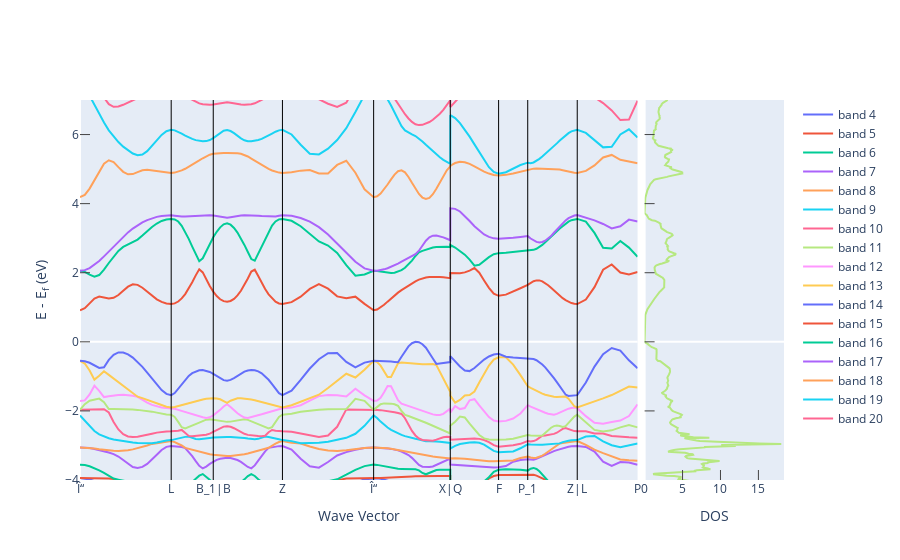

Write notebook code for a chart like this one.
### Code cell
print("Bandes d'énergies avec la densité d'électrons: ")
fig_el_bs_and_dos = get_plot_bs_and_dos(el_bs, el_dos, plot_range=[-4,7])
fig_el_bs_and_dos.show()

### Figure 1 — Plotly figure (JSON) as saved in the notebook; plotly's stock layout.template omitted (floating-point values rounded to 4 significant figures; data arrays with more than 128 entries replaced by an {"elided": "..."} marker saying what was removed)
{"data": [{"mode": "lines", "name": "band 4", "type": "scatter", "x": {"elided": "130 float values"}, "xaxis": "x", "y": {"elided": "130 float values"}, "yaxis": "y"}, {"mode": "lines", "name": "band 5", "type": "scatter", "x": {"elided": "130 float values"}, "xaxis": "x", "y": {"elided": "130 float values"}, "yaxis": "y"}, {"mode": "lines", "name": "band 6", "type": "scatter", "x": {"elided": "130 float values"}, "xaxis": "x", "y": {"elided": "130 float values"}, "yaxis": "y"}, {"mode": "lines", "name": "band 7", "type": "scatter", "x": {"elided": "130 float values"}, "xaxis": "x", "y": {"elided": "130 float values"}, "yaxis": "y"}, {"mode": "lines", "name": "band 8", "type": "scatter", "x": {"elided": "130 float values"}, "xaxis": "x", "y": {"elided": "130 float values"}, "yaxis": "y"}, {"mode": "lines", "name": "band 9", "type": "scatter", "x": {"elided": "130 float values"}, "xaxis": "x", "y": {"elided": "130 float values"}, "yaxis": "y"}, {"mode": "lines", "name": "band 10", "type": "scatter", "x": {"elided": "130 float values"}, "xaxis": "x", "y": {"elided": "130 float values"}, "yaxis": "y"}, {"mode": "lines", "name": "band 11", "type": "scatter", "x": {"elided": "130 float values"}, "xaxis": "x", "y": {"elided": "130 float values"}, "yaxis": "y"}, {"mode": "lines", "name": "band 12", "type": "scatter", "x": {"elided": "130 float values"}, "xaxis": "x", "y": {"elided": "130 float values"}, "yaxis": "y"}, {"mode": "lines", "name": "band 13", "type": "scatter", "x": {"elided": "130 float values"}, "xaxis": "x", "y": {"elided": "130 float values"}, "yaxis": "y"}, {"mode": "lines", "name": "band 14", "type": "scatter", "x": {"elided": "130 float values"}, "xaxis": "x", "y": {"elided": "130 float values"}, "yaxis": "y"}, {"mode": "lines", "name": "band 15", "type": "scatter", "x": {"elided": "130 float values"}, "xaxis": "x", "y": {"elided": "130 float values"}, "yaxis": "y"}, {"mode": "lines", "name": "band 16", "type": "scatter", "x": {"elided": "130 float values"}, "xaxis": "x", "y": {"elided": "130 float values"}, "yaxis": "y"}, {"mode": "lines", "name": "band 17", "type": "scatter", "x": {"elided": "130 float values"}, "xaxis": "x", "y": {"elided": "130 float values"}, "yaxis": "y"}, {"mode": "lines", "name": "band 18", "type": "scatter", "x": {"elided": "130 float values"}, "xaxis": "x", "y": {"elided": "130 float values"}, "yaxis": "y"}, {"mode": "lines", "name": "band 19", "type": "scatter", "x": {"elided": "130 float values"}, "xaxis": "x", "y": {"elided": "130 float values"}, "yaxis": "y"}, {"mode": "lines", "name": "band 20", "type": "scatter", "x": {"elided": "130 float values"}, "xaxis": "x", "y": {"elided": "130 float values"}, "yaxis": "y"}, {"mode": "lines", "showlegend": false, "type": "scatter", "x": {"elided": "2001 float values"}, "xaxis": "x2", "y": {"elided": "2001 float values"}, "yaxis": "y2"}], "layout": {"shapes": [{"line": {"color": "black", "width": 1}, "type": "line", "x0": 0.9113, "x1": 0.9113, "xref": "x", "y0": 0, "y1": 1, "yref": "y domain"}, {"line": {"color": "black", "width": 1}, "type": "line", "x0": 1.332, "x1": 1.332, "xref": "x", "y0": 0, "y1": 1, "yref": "y domain"}, {"line": {"color": "black", "width": 1}, "type": "line", "x0": 2.023, "x1": 2.023, "xref": "x", "y0": 0, "y1": 1, "yref": "y domain"}, {"line": {"color": "black", "width": 1}, "type": "line", "x0": 2.934, "x1": 2.934, "xref": "x", "y0": 0, "y1": 1, "yref": "y domain"}, {"line": {"color": "black", "width": 1}, "type": "line", "x0": 3.7, "x1": 3.7, "xref": "x", "y0": 0, "y1": 1, "yref": "y domain"}, {"line": {"color": "black", "width": 1}, "type": "line", "x0": 4.183, "x1": 4.183, "xref": "x", "y0": 0, "y1": 1, "yref": "y domain"}, {"line": {"color": "black", "width": 1}, "type": "line", "x0": 4.474, "x1": 4.474, "xref": "x", "y0": 0, "y1": 1, "yref": "y domain"}, {"line": {"color": "black", "width": 1}, "type": "line", "x0": 4.969, "x1": 4.969, "xref": "x", "y0": 0, "y1": 1, "yref": "y domain"}], "xaxis": {"anchor": "y", "domain": [0, 0.792], "mirror": true, "showgrid": false, "ticklen": 0, "ticks": "inside", "ticktext": ["Î“", "L", "B_1|B", "Z", "Î“", "X|Q", "F", "P_1", "Z|L", "P"], "tickvals": [0, 0.9113, 1.332, 2.023, 2.934, 3.7, 4.183, 4.474, 4.969, 5.571], "title": {"text": "Wave Vector"}}, "xaxis2": {"anchor": "y2", "domain": [0.802, 1], "mirror": true, "range": [0, 18.37], "showgrid": false, "ticklen": 10, "ticks": "inside", "title": {"text": "DOS"}}, "yaxis": {"anchor": "x", "domain": [0, 1], "mirror": true, "range": [-4, 7], "showgrid": false, "ticklen": 10, "ticks": "inside", "title": {"text": "E - E<sub>f</sub> (eV)"}}, "yaxis2": {"anchor": "x2", "domain": [0, 1], "matches": "y", "mirror": true, "showgrid": false, "showticklabels": false, "ticklen": 10, "ticks": "inside"}}}
